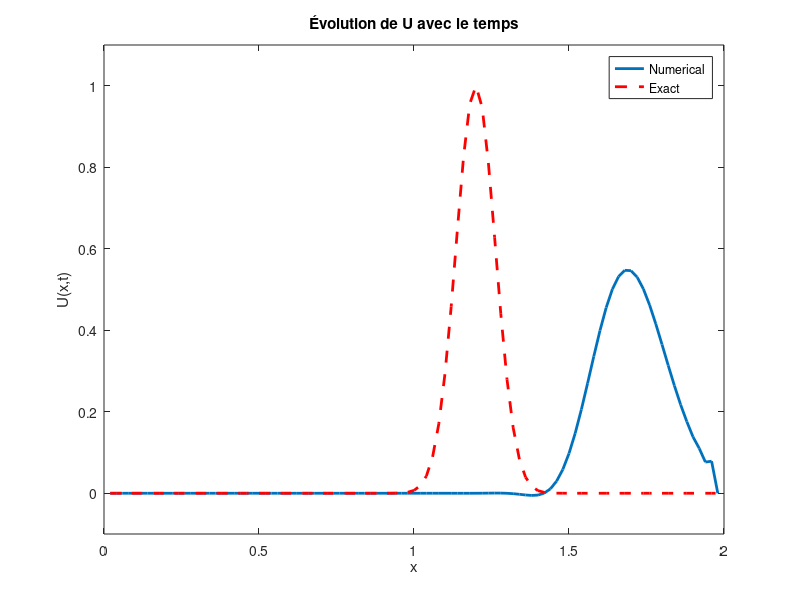

Reproduce this figure in MATLAB.
% On définit les valeurs initiales
% Définition des paramètres
a = 0;
b = 2;
beta = 1;
M = 99;
k = 0.001;
T = 1;
N = T/k;

% Calcul du pas h
h = (b - a) / (M + 1);

% Initialisation de x et U(0)
x = linspace(a + h, b - h, M)';
U0 = exp(-5 * (5 * x - 1) .^ 2);

% Préallocation de U pour stocker l'historique des solutions
U = zeros(M, N);
U(:,1) = U0; % La première colonne est U0

% Configuration du graphique pour l'affichage dynamique
figure;
hPlot = plot(x, U0, 'LineWidth', 2);
hold on; % Maintient la figure actuelle pour le tracé de la solution exacte
hExactPlot = plot(x, U0, 'r--', 'LineWidth', 2); % Solution exacte en rouge pointillé
axis([a b -0.1 1.1]); % Réglez les axes selon vos données et préférences
title('Évolution de U avec le temps');
xlabel('x');
ylabel('U(x,t)');
drawnow;

% Boucle pour le calcul itératif de U(n+1) avec affichage dynamique
for n = 1:N-1
    % Mise à jour de la solution numérique U
    for m = 2:M-1 % Commencer à m = 2 et finir à M-1 pour ne pas dépasser les limites de la matrice
        Ucm = (1 - k*beta/h) * U(m, n) + (k * beta / h) * U(m-1, n);
        U(m, n+1) = U(m, n) - (k*beta/(2*h)) * (U(m+1, n) - U(m-1, n) + Ucm - U(m-1, n+1));
    end
    % Mise à jour du graphique pour la solution numérique
    set(hPlot, 'YData', U(:, n+1));
    
    % Calcul de la solution exacte à l'instant t
    xExact = x - beta*k*n;
    UExact = exp(-5 * (5 * xExact - 1) .^ 2);
    
    % Mise à jour du graphique pour la solution exacte
    set(hExactPlot, 'XData', x, 'YData', UExact);
    
    drawnow; % Met à jour la figure avec les nouveaux tracés
    pause(0.02); % Pause pour une meilleure visualisation
end

legend([hPlot, hExactPlot], 'Numerical', 'Exact'); % Ajouter une légende après la création des tracés
hold off; % Relâche la figure pour de futurs tracés
